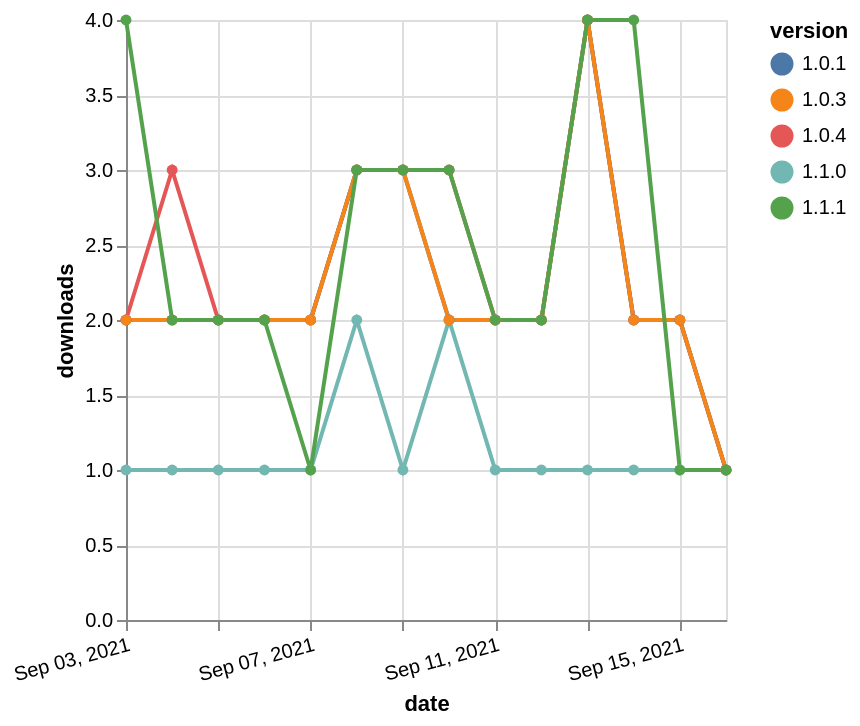

Specify this chart in Vega-Lite:
### Vega-Lite specification from a JSON file in a GitHub repository (floating-point values rounded to 4 significant figures)
{"$schema": "https://vega.github.io/schema/vega-lite/v5.json", "description": "A simple bar chart with embedded data.", "data": {"values": [{"date": "2021-09-03", "total": 2482, "delta": 2, "version": "1.0.4"}, {"date": "2021-09-04", "total": 2485, "delta": 3, "version": "1.0.4"}, {"date": "2021-09-05", "total": 2487, "delta": 2, "version": "1.0.4"}, {"date": "2021-09-06", "total": 2489, "delta": 2, "version": "1.0.4"}, {"date": "2021-09-07", "total": 2491, "delta": 2, "version": "1.0.4"}, {"date": "2021-09-08", "total": 2494, "delta": 3, "version": "1.0.4"}, {"date": "2021-09-09", "total": 2497, "delta": 3, "version": "1.0.4"}, {"date": "2021-09-10", "total": 2500, "delta": 3, "version": "1.0.4"}, {"date": "2021-09-11", "total": 2502, "delta": 2, "version": "1.0.4"}, {"date": "2021-09-12", "total": 2504, "delta": 2, "version": "1.0.4"}, {"date": "2021-09-13", "total": 2508, "delta": 4, "version": "1.0.4"}, {"date": "2021-09-14", "total": 2510, "delta": 2, "version": "1.0.4"}, {"date": "2021-09-15", "total": 2512, "delta": 2, "version": "1.0.4"}, {"date": "2021-09-16", "total": 2513, "delta": 1, "version": "1.0.4"}, {"date": "2021-09-03", "total": 558, "delta": 1, "version": "1.1.0"}, {"date": "2021-09-04", "total": 559, "delta": 1, "version": "1.1.0"}, {"date": "2021-09-05", "total": 560, "delta": 1, "version": "1.1.0"}, {"date": "2021-09-06", "total": 561, "delta": 1, "version": "1.1.0"}, {"date": "2021-09-07", "total": 562, "delta": 1, "version": "1.1.0"}, {"date": "2021-09-08", "total": 564, "delta": 2, "version": "1.1.0"}, {"date": "2021-09-09", "total": 565, "delta": 1, "version": "1.1.0"}, {"date": "2021-09-10", "total": 567, "delta": 2, "version": "1.1.0"}, {"date": "2021-09-11", "total": 568, "delta": 1, "version": "1.1.0"}, {"date": "2021-09-12", "total": 569, "delta": 1, "version": "1.1.0"}, {"date": "2021-09-13", "total": 570, "delta": 1, "version": "1.1.0"}, {"date": "2021-09-14", "total": 571, "delta": 1, "version": "1.1.0"}, {"date": "2021-09-15", "total": 572, "delta": 1, "version": "1.1.0"}, {"date": "2021-09-16", "total": 573, "delta": 1, "version": "1.1.0"}, {"date": "2021-09-03", "total": 2318, "delta": 2, "version": "1.0.1"}, {"date": "2021-09-04", "total": 2320, "delta": 2, "version": "1.0.1"}, {"date": "2021-09-05", "total": 2322, "delta": 2, "version": "1.0.1"}, {"date": "2021-09-06", "total": 2324, "delta": 2, "version": "1.0.1"}, {"date": "2021-09-07", "total": 2326, "delta": 2, "version": "1.0.1"}, {"date": "2021-09-08", "total": 2329, "delta": 3, "version": "1.0.1"}, {"date": "2021-09-09", "total": 2332, "delta": 3, "version": "1.0.1"}, {"date": "2021-09-10", "total": 2334, "delta": 2, "version": "1.0.1"}, {"date": "2021-09-11", "total": 2336, "delta": 2, "version": "1.0.1"}, {"date": "2021-09-12", "total": 2338, "delta": 2, "version": "1.0.1"}, {"date": "2021-09-13", "total": 2342, "delta": 4, "version": "1.0.1"}, {"date": "2021-09-14", "total": 2344, "delta": 2, "version": "1.0.1"}, {"date": "2021-09-15", "total": 2346, "delta": 2, "version": "1.0.1"}, {"date": "2021-09-16", "total": 2347, "delta": 1, "version": "1.0.1"}, {"date": "2021-09-03", "total": 2322, "delta": 2, "version": "1.0.3"}, {"date": "2021-09-04", "total": 2324, "delta": 2, "version": "1.0.3"}, {"date": "2021-09-05", "total": 2326, "delta": 2, "version": "1.0.3"}, {"date": "2021-09-06", "total": 2328, "delta": 2, "version": "1.0.3"}, {"date": "2021-09-07", "total": 2330, "delta": 2, "version": "1.0.3"}, {"date": "2021-09-08", "total": 2333, "delta": 3, "version": "1.0.3"}, {"date": "2021-09-09", "total": 2336, "delta": 3, "version": "1.0.3"}, {"date": "2021-09-10", "total": 2338, "delta": 2, "version": "1.0.3"}, {"date": "2021-09-11", "total": 2340, "delta": 2, "version": "1.0.3"}, {"date": "2021-09-12", "total": 2342, "delta": 2, "version": "1.0.3"}, {"date": "2021-09-13", "total": 2346, "delta": 4, "version": "1.0.3"}, {"date": "2021-09-14", "total": 2348, "delta": 2, "version": "1.0.3"}, {"date": "2021-09-15", "total": 2350, "delta": 2, "version": "1.0.3"}, {"date": "2021-09-16", "total": 2351, "delta": 1, "version": "1.0.3"}, {"date": "2021-09-03", "total": 1317, "delta": 4, "version": "1.1.1"}, {"date": "2021-09-04", "total": 1319, "delta": 2, "version": "1.1.1"}, {"date": "2021-09-05", "total": 1321, "delta": 2, "version": "1.1.1"}, {"date": "2021-09-06", "total": 1323, "delta": 2, "version": "1.1.1"}, {"date": "2021-09-07", "total": 1324, "delta": 1, "version": "1.1.1"}, {"date": "2021-09-08", "total": 1327, "delta": 3, "version": "1.1.1"}, {"date": "2021-09-09", "total": 1330, "delta": 3, "version": "1.1.1"}, {"date": "2021-09-10", "total": 1333, "delta": 3, "version": "1.1.1"}, {"date": "2021-09-11", "total": 1335, "delta": 2, "version": "1.1.1"}, {"date": "2021-09-12", "total": 1337, "delta": 2, "version": "1.1.1"}, {"date": "2021-09-13", "total": 1341, "delta": 4, "version": "1.1.1"}, {"date": "2021-09-14", "total": 1345, "delta": 4, "version": "1.1.1"}, {"date": "2021-09-15", "total": 1346, "delta": 1, "version": "1.1.1"}, {"date": "2021-09-16", "total": 1347, "delta": 1, "version": "1.1.1"}]}, "width": "container", "mark": {"type": "line", "point": {"filled": true}}, "encoding": {"x": {"field": "date", "type": "temporal", "timeUnit": "yearmonthdate", "title": "date", "axis": {"labelAngle": -15}}, "y": {"field": "delta", "type": "quantitative", "title": "downloads"}, "color": {"field": "version", "type": "nominal"}, "tooltip": {"field": "delta"}}}
